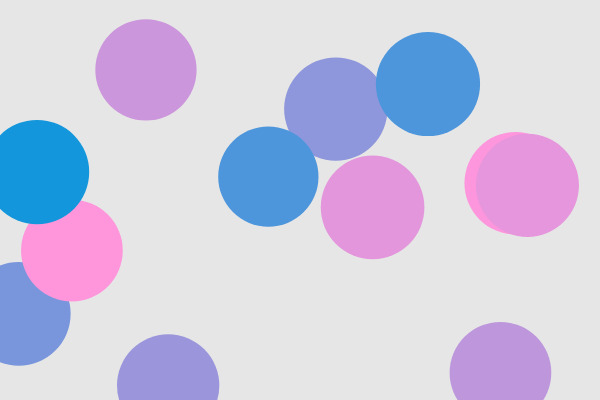
Frame 1 (no input)
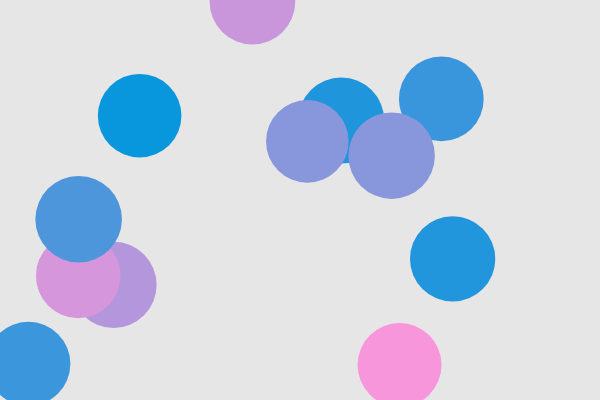
Frame 60 (no input)
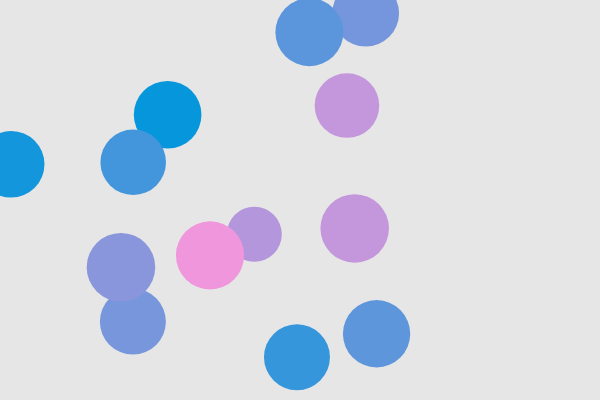
Frame 120 (the mouse pressed at the canvas centre since frame 60)

The p5.js sketch that drew these frames (run headless with seeded random() and noise() and a simulated clock; from frame 60 on, the mouse is pressed at the canvas centre):

// p5.js sketch
// ── sketch.js
// DM2008 — Activity 4b [Guided]
// Objects in Motion (50 min)
//
// You have a working Agent class to start with — your job is to bring it to life.
// Each agent moves, changes over time, and is drawn to the screen.
// Mouse click adds a new agent. C clears them all.
//
// Things to try:
// - Change the starting values (size, speed, color) to see what happens
// - Make agents bounce instead of wrap — what needs to change?
// - Add a second method to your class beyond update() and show()
//
// Stretch: give each agent a lifespan — shrink or fade it over time, then remove it.
// Hint: a backward loop lets you safely splice items while iterating.
let agents = [];
const NUM_START = 12;
function setup() {
  createCanvas(600, 400);
  noStroke();
  for (let i = 0; i < NUM_START; i++) {
    let x = random(width);
    let y = random(height);
    let sz = random(100, 106);
    let speedX = random(-2, 2);
    let speedY = random(-2, 2);
    agents.push(new Agent(x, y, sz, speedX, speedY));
  }
}
function draw() {
  background(230);
  // Loop backwards so splice() doesn't skip items
  for (let i = agents.length - 1; i >= 0; i--) {
    agents[i].update();
    agents[i].show();
    // If the agent has shrunk away, remove it from the array
    if (agents[i].sz <= 0) {
      agents.splice(i, 1);
    }
  }
}
function mousePressed() {
  let sz = random(70, 100);
  let speedX = random(-2, 2);
  let speedY = random(-2, 2);
  agents.push(new Agent(mouseX, mouseY, sz, speedX, speedY));
}
function keyPressed() {
  // Replacing the array with an empty one effectively clears all agents
  if (key == "C" || key == "c") {
    agents = [];
  }
}
class Agent {
  constructor(x, y, sz, speedX, speedY) {
    this.x = x;
    this.y = y;
    this.sz = sz;
    this.dx = speedX;
    this.dy = speedY;
    this.col = random(255); // a color value that will change over time
    // What else might your agent need to know about itself?
  }
  update() {
    // Position changes by speed each frame — can you see why?
    this.x += this.dx;
    this.y += this.dy;
    // This is a property changing over time — try changing size or speed instead
    this.col = (this.col + 1) % 255;
    // Lifespan: shrink the agent a little each frame
    this.sz -= 0.3;
    // This wraps agents around the edges — could you make them bounce instead?
    if (this.x > width) {
      this.dx *= -1;
    }
    if (this.x < 0) {
      this.dx *= -1 ;
    }
    if (this.y > height) {
      this.dy *= -1;
    }
    if (this.y < 0) {
      this.dy *= -1 ;
    }
  }
  show() {
    // this.col drives the color shift — how could you use your other properties here?
    fill(this.col, 150, 220);
    ellipse(this.x, this.y, this.sz);
  }
}
